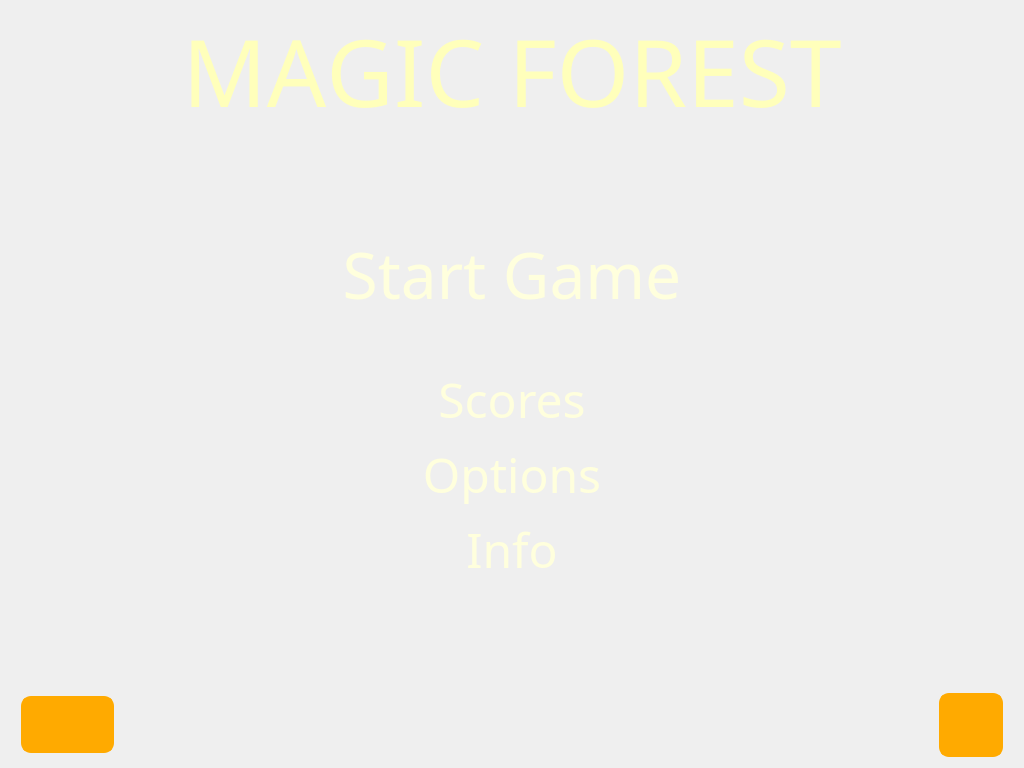
<?xml version="1.0" encoding="UTF-8"?>
<ui version="4.0">
 <class>MainMenu</class>
 <widget class="QDialog" name="MainMenu">
  <property name="geometry">
   <rect>
    <x>0</x>
    <y>0</y>
    <width>1024</width>
    <height>768</height>
   </rect>
  </property>
  <property name="sizePolicy">
   <sizepolicy hsizetype="Fixed" vsizetype="Fixed">
    <horstretch>0</horstretch>
    <verstretch>0</verstretch>
   </sizepolicy>
  </property>
  <property name="minimumSize">
   <size>
    <width>1024</width>
    <height>768</height>
   </size>
  </property>
  <property name="maximumSize">
   <size>
    <width>100000</width>
    <height>100000</height>
   </size>
  </property>
  <property name="font">
   <font>
    <family>YellaBelly</family>
    <pointsize>28</pointsize>
   </font>
  </property>
  <property name="windowTitle">
   <string>MainMenu</string>
  </property>
  <property name="windowIcon">
   <iconset resource="../resources/resources.qrc">
    <normaloff>:/textures/GUI/exp1.png</normaloff>:/textures/GUI/exp1.png</iconset>
  </property>
  <property name="styleSheet">
   <string notr="true">#MainMenu
{
	background:url(:/images/background3.jpg);
}

#buttonExit, #buttonSound
{
	border: 3px solid #FFAA00;
	border-radius: 10px;
	background:  #FFAA00;
}

#frame
{
	border-radius: 10px;
	background: transparent;
}

QPushButton
{
	color: #FFFFDD;
	font-family: Vivala
}

QPushButton:pressed
{
	color: white;
}

QPushButton:hover
{
	color:  #FFAA00;
}

#labelTitle
{
	color: #FFFFBB;
	font-family: Vivala
}</string>
  </property>
  <layout class="QVBoxLayout" name="verticalLayout_2">
   <item>
    <layout class="QHBoxLayout" name="layoutTop">
     <item>
      <widget class="QLabel" name="labelTitle">
       <property name="sizePolicy">
        <sizepolicy hsizetype="Preferred" vsizetype="Preferred">
         <horstretch>0</horstretch>
         <verstretch>0</verstretch>
        </sizepolicy>
       </property>
       <property name="minimumSize">
        <size>
         <width>775</width>
         <height>120</height>
        </size>
       </property>
       <property name="maximumSize">
        <size>
         <width>16777215</width>
         <height>120</height>
        </size>
       </property>
       <property name="font">
        <font>
         <family>Vivala</family>
         <pointsize>70</pointsize>
         <stylestrategy>PreferAntialias</stylestrategy>
         <kerning>false</kerning>
        </font>
       </property>
       <property name="layoutDirection">
        <enum>Qt::LeftToRight</enum>
       </property>
       <property name="text">
        <string>MAGIC FOREST</string>
       </property>
       <property name="alignment">
        <set>Qt::AlignCenter</set>
       </property>
      </widget>
     </item>
    </layout>
   </item>
   <item>
    <spacer name="verticalSpacer_3">
     <property name="orientation">
      <enum>Qt::Vertical</enum>
     </property>
     <property name="sizeType">
      <enum>QSizePolicy::Expanding</enum>
     </property>
     <property name="sizeHint" stdset="0">
      <size>
       <width>20</width>
       <height>35</height>
      </size>
     </property>
    </spacer>
   </item>
   <item>
    <layout class="QHBoxLayout" name="layoutMenu">
     <item>
      <widget class="QFrame" name="frame">
       <property name="sizePolicy">
        <sizepolicy hsizetype="Expanding" vsizetype="Expanding">
         <horstretch>0</horstretch>
         <verstretch>0</verstretch>
        </sizepolicy>
       </property>
       <property name="minimumSize">
        <size>
         <width>375</width>
         <height>250</height>
        </size>
       </property>
       <property name="maximumSize">
        <size>
         <width>16777215</width>
         <height>16777215</height>
        </size>
       </property>
       <property name="frameShape">
        <enum>QFrame::NoFrame</enum>
       </property>
       <property name="frameShadow">
        <enum>QFrame::Plain</enum>
       </property>
       <property name="lineWidth">
        <number>0</number>
       </property>
       <layout class="QVBoxLayout" name="verticalLayout">
        <property name="spacing">
         <number>0</number>
        </property>
        <property name="margin">
         <number>0</number>
        </property>
        <item>
         <widget class="QPushButton" name="buttonGame">
          <property name="enabled">
           <bool>true</bool>
          </property>
          <property name="font">
           <font>
            <family>Vivala</family>
            <pointsize>48</pointsize>
           </font>
          </property>
          <property name="focusPolicy">
           <enum>Qt::NoFocus</enum>
          </property>
          <property name="contextMenuPolicy">
           <enum>Qt::DefaultContextMenu</enum>
          </property>
          <property name="text">
           <string>Start Game</string>
          </property>
          <property name="iconSize">
           <size>
            <width>64</width>
            <height>64</height>
           </size>
          </property>
          <property name="checkable">
           <bool>false</bool>
          </property>
          <property name="autoDefault">
           <bool>true</bool>
          </property>
          <property name="flat">
           <bool>true</bool>
          </property>
         </widget>
        </item>
        <item>
         <spacer name="verticalSpacer">
          <property name="orientation">
           <enum>Qt::Vertical</enum>
          </property>
          <property name="sizeType">
           <enum>QSizePolicy::MinimumExpanding</enum>
          </property>
          <property name="sizeHint" stdset="0">
           <size>
            <width>20</width>
            <height>40</height>
           </size>
          </property>
         </spacer>
        </item>
        <item>
         <widget class="QPushButton" name="buttonScores">
          <property name="font">
           <font>
            <family>Vivala</family>
            <pointsize>36</pointsize>
           </font>
          </property>
          <property name="focusPolicy">
           <enum>Qt::NoFocus</enum>
          </property>
          <property name="text">
           <string>Scores</string>
          </property>
          <property name="iconSize">
           <size>
            <width>48</width>
            <height>48</height>
           </size>
          </property>
          <property name="checkable">
           <bool>false</bool>
          </property>
          <property name="flat">
           <bool>true</bool>
          </property>
         </widget>
        </item>
        <item>
         <widget class="QPushButton" name="buttonOptions">
          <property name="font">
           <font>
            <family>Vivala</family>
            <pointsize>36</pointsize>
            <kerning>false</kerning>
           </font>
          </property>
          <property name="focusPolicy">
           <enum>Qt::NoFocus</enum>
          </property>
          <property name="text">
           <string>Options</string>
          </property>
          <property name="iconSize">
           <size>
            <width>48</width>
            <height>48</height>
           </size>
          </property>
          <property name="checkable">
           <bool>false</bool>
          </property>
          <property name="flat">
           <bool>true</bool>
          </property>
         </widget>
        </item>
        <item>
         <widget class="QPushButton" name="buttonInfo">
          <property name="font">
           <font>
            <family>Vivala</family>
            <pointsize>36</pointsize>
           </font>
          </property>
          <property name="focusPolicy">
           <enum>Qt::NoFocus</enum>
          </property>
          <property name="text">
           <string>Info</string>
          </property>
          <property name="iconSize">
           <size>
            <width>48</width>
            <height>48</height>
           </size>
          </property>
          <property name="checkable">
           <bool>false</bool>
          </property>
          <property name="flat">
           <bool>true</bool>
          </property>
         </widget>
        </item>
       </layout>
      </widget>
     </item>
    </layout>
   </item>
   <item>
    <spacer name="verticalSpacer_2">
     <property name="orientation">
      <enum>Qt::Vertical</enum>
     </property>
     <property name="sizeType">
      <enum>QSizePolicy::Expanding</enum>
     </property>
     <property name="sizeHint" stdset="0">
      <size>
       <width>20</width>
       <height>100</height>
      </size>
     </property>
    </spacer>
   </item>
   <item>
    <layout class="QHBoxLayout" name="layoutBottom">
     <property name="sizeConstraint">
      <enum>QLayout::SetDefaultConstraint</enum>
     </property>
     <property name="leftMargin">
      <number>10</number>
     </property>
     <property name="rightMargin">
      <number>10</number>
     </property>
     <item>
      <widget class="QPushButton" name="buttonSound">
       <property name="text">
        <string/>
       </property>
       <property name="icon">
        <iconset>
         <selectedoff>:/images/soundOff.png</selectedoff>
         <selectedon>:/images/soundOn.png</selectedon>
        </iconset>
       </property>
       <property name="iconSize">
        <size>
         <width>64</width>
         <height>64</height>
        </size>
       </property>
       <property name="checkable">
        <bool>true</bool>
       </property>
       <property name="checked">
        <bool>true</bool>
       </property>
       <property name="autoDefault">
        <bool>false</bool>
       </property>
       <property name="flat">
        <bool>true</bool>
       </property>
      </widget>
     </item>
     <item>
      <spacer name="horizontalSpacer">
       <property name="orientation">
        <enum>Qt::Horizontal</enum>
       </property>
       <property name="sizeHint" stdset="0">
        <size>
         <width>40</width>
         <height>20</height>
        </size>
       </property>
      </spacer>
     </item>
     <item>
      <widget class="QPushButton" name="buttonExit">
       <property name="sizePolicy">
        <sizepolicy hsizetype="Fixed" vsizetype="Fixed">
         <horstretch>64</horstretch>
         <verstretch>64</verstretch>
        </sizepolicy>
       </property>
       <property name="minimumSize">
        <size>
         <width>64</width>
         <height>64</height>
        </size>
       </property>
       <property name="maximumSize">
        <size>
         <width>64</width>
         <height>64</height>
        </size>
       </property>
       <property name="focusPolicy">
        <enum>Qt::NoFocus</enum>
       </property>
       <property name="text">
        <string/>
       </property>
       <property name="icon">
        <iconset>
         <selectedon>:/images/exit.png</selectedon>
        </iconset>
       </property>
       <property name="iconSize">
        <size>
         <width>55</width>
         <height>55</height>
        </size>
       </property>
       <property name="flat">
        <bool>true</bool>
       </property>
      </widget>
     </item>
    </layout>
   </item>
  </layout>
 </widget>
 <resources>
  <include location="../resources/resources.qrc"/>
 </resources>
 <connections/>
</ui>
